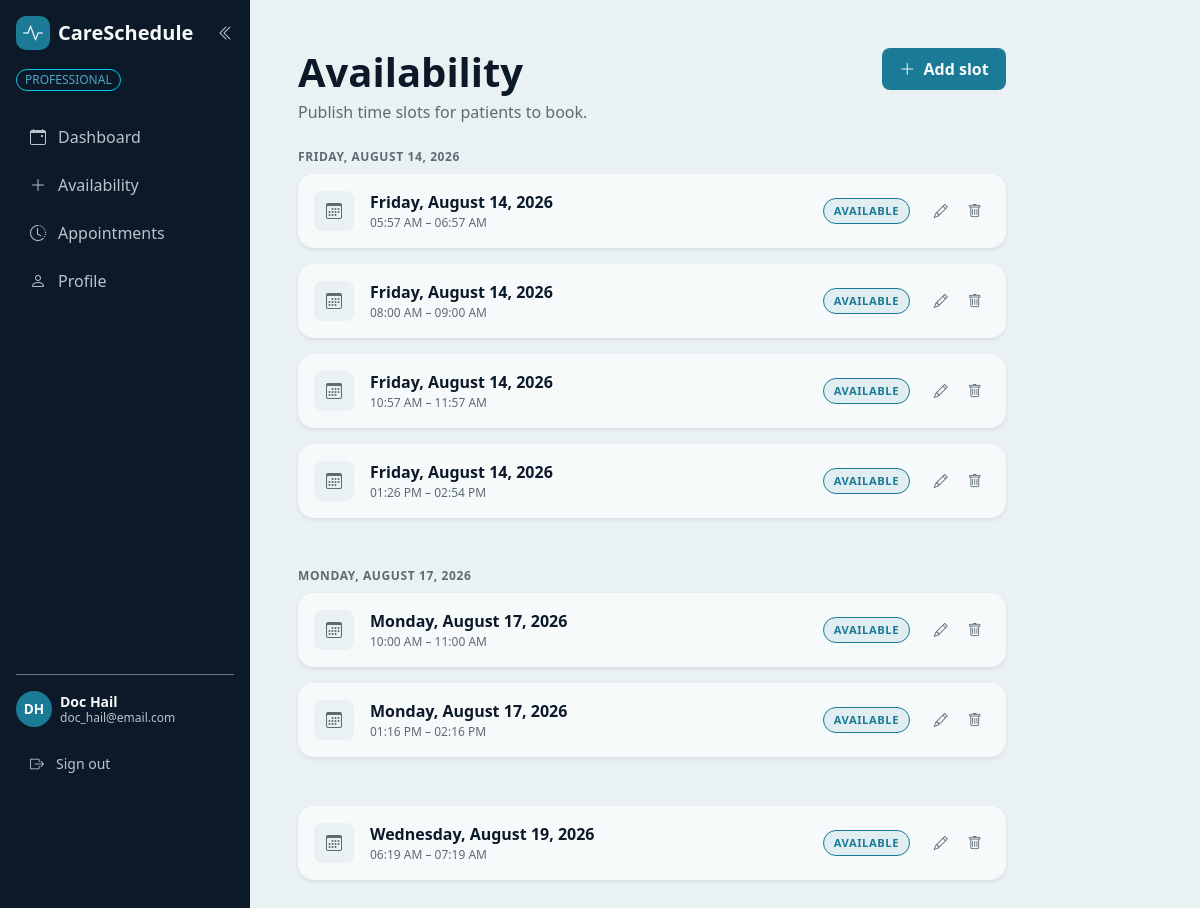
The page /professional/availability (signed in) on the database as committed earlier.
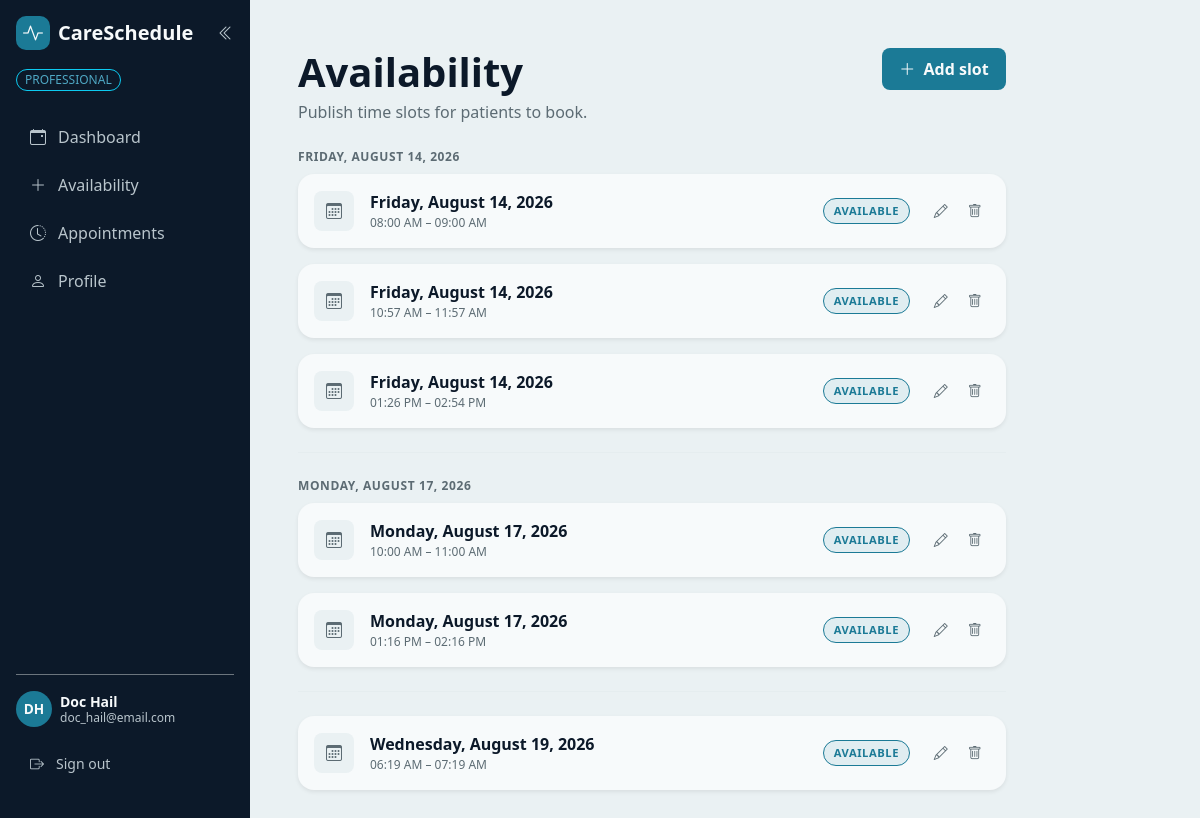
The same page on the database as committed later.
### bp_app/models.py (models this page shows, shortened)
class Professional(UserMixin, db.Model):
    __tablename__ = "professional"
    id = db.Column(db.Integer, primary_key = True)
    email = db.Column(db.String(255), nullable = False, unique = True)
    username = db.Column(db.String(255), nullable = False, unique= True)
    password_hash = db.Column(db.String(255), nullable = False)
    firstname = db.Column(db.String(150), nullable = True)
    lastname = db.Column(db.String(150), nullable = True)
    specialty = db.Column(db.String(150), nullable = True)
    biography = db.Column(db.Text)
    availabilities = db.relationship(
        "Availability",
        back_populates = "professional"
    )

class Availability(db.Model):
    __tablename__ = "availability"
    id = db.Column(db.Integer, primary_key = True)
    start_time = db.Column(db.DateTime, nullable = False)
    end_time = db.Column(db.DateTime, nullable = False)
    @property
    def day(self):
        return self.start_time.date()
    is_booked = db.Column(db.Boolean, nullable = False, default = False)
    professional_id = db.Column(
        db.Integer,
        db.ForeignKey("professional.id"),
        nullable = False
    )
    professional = db.relationship(
        "Professional",
        back_populates = "availabilities"
    )
    appointment = db.relationship("Appointment", back_populates="availability", uselist=False)

### bp_app/professional_routes.py (the view)
@professional.route("/professional/availability")
@login_required
def manage_availability():
    if not isinstance(current_user, Professional):
        flash("This page is for professionals only.", "error")
        return redirect(url_for('main.home'))
    slots = (
        Availability.query
        .filter_by(professional_id=current_user.id)
        .order_by(Availability.start_time)
        .all()
    )
    return render_template("professional/manage_availability.html", slots=slots)

### bp_app/app.py (called while the page is built)
@login_manager.user_loader
def load_user(user_id):
    try:
        user_type, record_id = user_id.split(":", 1)
        model = {"Patient": Patient, "Professional": Professional}.get(user_type)
        return db.session.get(model, int(record_id)) if model else None
    except (AttributeError, TypeError, ValueError):
        return None

### bp_app/templates/professional/manage_availability.html (shortened to what this page needs)
{% extends "components/dashboard_base.html" %}
{% block dashboard_content %}
    <div class="row">
        <div class="col-12 col-lg-10 col-xxl-8">
            <div class="d-flex flex-wrap justify-content-between align-items-start gap-3 mb-4">
                <div>
                    <h1 class="display-6 fw-bold text-app-navy mb-1">Availability</h1>
                    <p class="text-app-muted mb-0">Publish time slots for patients to book.</p>
                </div>
                {% if slots %}
                    <button type="button"
                            class="btn bg-app-teal text-app-offwhite fw-bold px-3 py-2 rounded-3"
                            data-bs-toggle="modal" data-bs-target="#addSlotModal">
                        <i class="bi bi-plus-lg me-1"></i> Add slot
                    </button>
                {% endif %}
            </div>
            {% for date, day_slots in slots|groupby("day") %}
                {% if not loop.first %}
                    <hr class="border-app-border my-4">
                {% endif %}
                {% if day_slots|length > 1 %}
                    <div class="eyebrow text-app-muted mt-4 mb-2">
                        {{ date.strftime("%A, %B %d, %Y") }}
                    </div>
                {% endif %}
                {% for slot in day_slots %}
                    <div class="card border-0 shadow-sm rounded-4 bg-app-card p-3 mb-3">
                        <div class="d-flex align-items-center gap-3">
                            <div class="slot-icon rounded-3 d-flex align-items-center justify-content-center flex-shrink-0">
                                <i class="bi bi-calendar3 text-app-muted"></i>
                            </div>
                            <div class="flex-grow-1 min-w-0">
                                <div class="fw-bold text-app-navy">
                                    {{ slot.start_time.strftime("%A, %B %d, %Y") }}
                                </div>
                                <div class="text-app-muted text-xs">
                                    {{ slot.start_time.strftime("%I:%M %p") }} &ndash;
                                    {{ slot.end_time.strftime("%I:%M %p") }}
                                </div>
                            </div>
                            {% if slot.appointment %}
                                <span class="badge-slot badge-booked">Booked</span>
                            {% else %}
                                <span class="badge-slot badge-available">Available</span>
                            {% endif %}
                            <div class="d-flex align-items-center gap-1 flex-shrink-0">
                                {% if slot.appointment %}
                                    <button class="btn btn-sm border-0 text-app-muted" disabled
                                            title="Booked slots can't be changed">
                                        <i class="bi bi-trash"></i>
                                    </button>
                                {% else %}
                                    <button type="button" class="btn btn-sm border-0 text-app-muted"
                                            data-bs-toggle="modal" data-bs-target="#editSlotModal"
                                            data-action="{{ url_for('professional.edit_availability', slot_id=slot.id) }}"
                                            data-date="{{ slot.start_time.strftime('%Y-%m-%d') }}"
                                            data-start="{{ slot.start_time.strftime('%H:%M') }}"
                                            data-end="{{ slot.end_time.strftime('%H:%M') }}"
                                            title="Edit slot">
                                        <i class="bi bi-pencil"></i>
                                    </button>
                                    <button type="button" class="btn btn-sm border-0 text-app-muted"
                                            data-bs-toggle="modal" data-bs-target="#deleteSlotModal"
                                            data-action="{{ url_for('professional.delete_availability', slot_id=slot.id) }}"
                                            data-slot="{{ slot.start_time.strftime('%A, %B %d') }} at {{ slot.start_time.strftime('%I:%M %p') }}"
                                            title="Delete slot">
                                        <i class="bi bi-trash"></i>
                                    </button>
                                {% endif %}
                            </div>
                        </div>
                    </div>
                {% endfor %}
            {% endfor %}
        </div>
    </div>
{% endblock %}

### bp_app/templates/components/dashboard_base.html (shortened to what this page needs)
{% extends "base.html" %}
{% block styles %}
    <link rel="stylesheet" href="{{ url_for('static', filename='css/pages/dashboard.css') }}">
{% endblock %}
{% block content %}
    <div class="dashboard-layout" id="dashboardLayout">
        {% include "components/sidebar.html" %}
        <div class="dashboard-main bg-app-page p-4 p-md-5">
            {% block dashboard_content %}{% endblock %}
        </div>
    </div>
{% endblock %}

### bp_app/templates/base.html (shortened to what this page needs)
<!DOCTYPE html>
<html lang="en">
<head>
    <link href="https://cdn.jsdelivr.net/npm/bootstrap@5.3.8/dist/css/bootstrap.min.css" rel="stylesheet"
>
    <link rel="stylesheet" href="{{ url_for('static', filename='styles.css') }}">
    <link rel="stylesheet"
          href="https://cdn.jsdelivr.net/npm/bootstrap-icons@1.13.1/font/bootstrap-icons.min.css">
    {% block styles %}{% endblock %}
</head>
<body>
<main>
    {% block content %}
    {% endblock %}
</main>
</body>
</html>

### bp_app/templates/components/sidebar.html (shortened to what this page needs)
<div class="offcanvas-lg offcanvas-start bg-app-navy dashboard-sidebar" tabindex="-1"
     id="appSidebar" aria-labelledby="appSidebarLabel">
    <div class="offcanvas-body d-flex flex-column justify-content-between p-3">
        <div>
            <div class="sidebar-head d-none d-lg-flex align-items-center justify-content-between mb-3">
                <a href="{{ url_for('professional.dashboard') }}"
                   class="d-flex align-items-center gap-2 text-decoration-none">
                    <div class="brand-mark">
                        <i class="bi bi-activity fs-5"></i>
                    </div>
                    <span class="brand-name fs-5 sidebar-label">CareSchedule</span>
                </a>
                <button class="btn border-0 p-0 text-app-muted-dark" type="button"
                        id="railToggle" aria-label="Collapse sidebar" aria-expanded="true">
                    <i class="bi bi-chevron-double-left" id="railToggleIcon"></i>
                </button>
            </div>
            <div class="mb-4 sidebar-label">
                <span class="badge border border-info text-app-teal-light rounded-pill px-2 py-1 fw-normal text-xs">
                    PROFESSIONAL
                </span>
            </div>
            <nav class="nav nav-pills flex-column gap-1">
                <a href="{{ url_for('professional.dashboard') }}" title="Dashboard"
                   class="nav-link-custom {{ 'active' if active_page == 'dashboard' }}">
                    <i class="bi bi-calendar-event"></i>
                    <span class="sidebar-label">Dashboard</span>
                </a>
                <a href="{{ url_for('professional.manage_availability') }}" title="Availability"
                   class="nav-link-custom {{ 'active' if active_page == 'availability' }}">
                    <i class="bi bi-plus-lg"></i>
                    <span class="sidebar-label">Availability</span>
                </a>
                <a href="#" title="Appointments"
                   class="nav-link-custom {{ 'active' if active_page == 'appointments' }}">
                    <i class="bi bi-clock-history"></i>
                    <span class="sidebar-label">Appointments</span>
                </a>
                <a href="#" title="Profile"
                   class="nav-link-custom {{ 'active' if active_page == 'profile' }}">
                    <i class="bi bi-person"></i>
                    <span class="sidebar-label">Profile</span>
                </a>
            </nav>
        </div>
        <div class="border-top border-secondary pt-3 mt-auto">
            <div class="sidebar-user d-flex align-items-center gap-2 mb-3">
                <div class="avatar avatar-sm bg-app-teal text-app-offwhite">
                    {{ current_user.firstname[:1] }}{{ current_user.lastname[:1] }}
                </div>
                <div class="lh-sm sidebar-label">
                    <div class="fw-bold text-app-offwhite small">
                        {{ current_user.firstname }} {{ current_user.lastname }}
                    </div>
                    <div class="text-app-muted-dark text-xs">{{ current_user.email }}</div>
                </div>
            </div>
            <a href="{{ url_for('professional.logout') }}" title="Sign out"
               class="nav-link-custom text-app-muted-dark small hover-white">
                <i class="bi bi-box-arrow-right"></i>
                <span class="sidebar-label">Sign out</span>
            </a>
        </div>
    </div>
</div>

### bp_app/static/styles.css (style rules this page uses)
h1 { color:white; }
.nav-link-custom { color: var(--app-muted-dark); border-radius: 8px; padding: 10px 14px; text-decoration: none; display: flex; align-items: center; gap: 12px; }

### bp_app/static/css/pages/dashboard.css (style rules this page uses)
.bg-app-navy { background-color: var(--app-navy); }
.eyebrow { font-size: 0.75rem; font-weight: 700; letter-spacing: 0.05em; text-transform: uppercase; }
.text-xs { font-size: 0.75rem; }
.avatar { width: 40px; height: 40px; flex-shrink: 0; border-radius: 50%; font-size:0.85rem; font-weight: 700; display:flex; align-items: center; justify-content: center; }
.avatar-sm { width: 36px; height: 36px; }
.text-app-teal-light { color: var(--app-teal-light); }
.brand-name { font-weight: 700; color: var(--app-offwhite); }
.slot-icon { width: 40px; height: 40px; background-color: var(--app-bg); }
.badge-slot { font-size: 0.7rem; font-weight: 700; letter-spacing: 0.05em; text-transform: uppercase; padding: 0.25rem 0.6rem; border-radius: 50rem; flex-shrink: 0; }
.badge-available { color: var(--app-teal); background-color: rgba(27, 122, 150, 0.1); border: 1px solid var(--app-teal); }
.border-app-border { border-color: var(--app-border); }
@media (min-width: 992px) { .dashboard-layout { display: flex; align-items: stretch; gap: 0; } }
@media (min-width: 992px) { .dashboard-layout > .dashboard-sidebar { flex: 0 0 250px; width: 250px !important; max-width: 250px; min-height: 100vh; margin: 0; transition: flex-basis 0.2s ease, width 0.2s ease; } }
@media (min-width: 992px) { .dashboard-layout > .dashboard-main { flex: 1 1 0%; min-width: 0; margin: 0; } }
@media (min-width: 992px) { .dashboard-sidebar, .dashboard-sidebar .offcanvas-body { background-color: var(--app-navy) !important; } }
@media (min-width: 992px) { .dashboard-sidebar .offcanvas-body { flex-grow: 1; padding: 1rem; overflow-y: auto; min-height: 100vh; } }

### bp_app/static/css/base.css (style rules this page uses)
:root { --app-teal: #1b7a96; --app-navy: #0C1929; --app-offwhite: #f7fafb; --app-success: #1e8a5f; --app-error: #c0201a; --app-bg: #eaf1f3; --app-border: #d3e0e4; --app-muted: #5c6b73; --app-teal-light: #4fa8c4; --app-muted-dark: #b9c5cc; }
.brand-mark { width: 34px; height: 34px; border-radius: 10px; background-color: var(--app-teal); color: var(--app-offwhite); display: inline-flex; align-items: center; justify-content: center; }
.brand-name { font-weight: 700; color: var(--app-navy); }
.nav-link-custom { color: var(--app-muted-dark); border-radius: 8px; padding: 10px 14px; text-decoration: none; display: flex; align-items: center; gap: 12px; }
.bg-app-navy { background-color: var(--app-navy); }
.bg-app-teal { background-color: var(--app-teal); }
.bg-app-card { background-color: var(--app-offwhite); }
.bg-app-page { background-color: var(--app-bg); }
.text-app-navy { color: var(--app-navy); }
.text-app-teal-light { color: var(--app-teal-light); }
.text-app-offwhite { color: var(--app-offwhite); }
.text-app-muted { color: var(--app-muted); }
.text-app-muted-dark { color: var(--app-muted-dark); }

Rows that differ between the two databases and show on the page:
removed Availability: start_time "Friday, August 14, 2026", start_time "05:57 AM", end_time "06:57 AM", shown under "FRIDAY, AUGUST 14, 2026"
